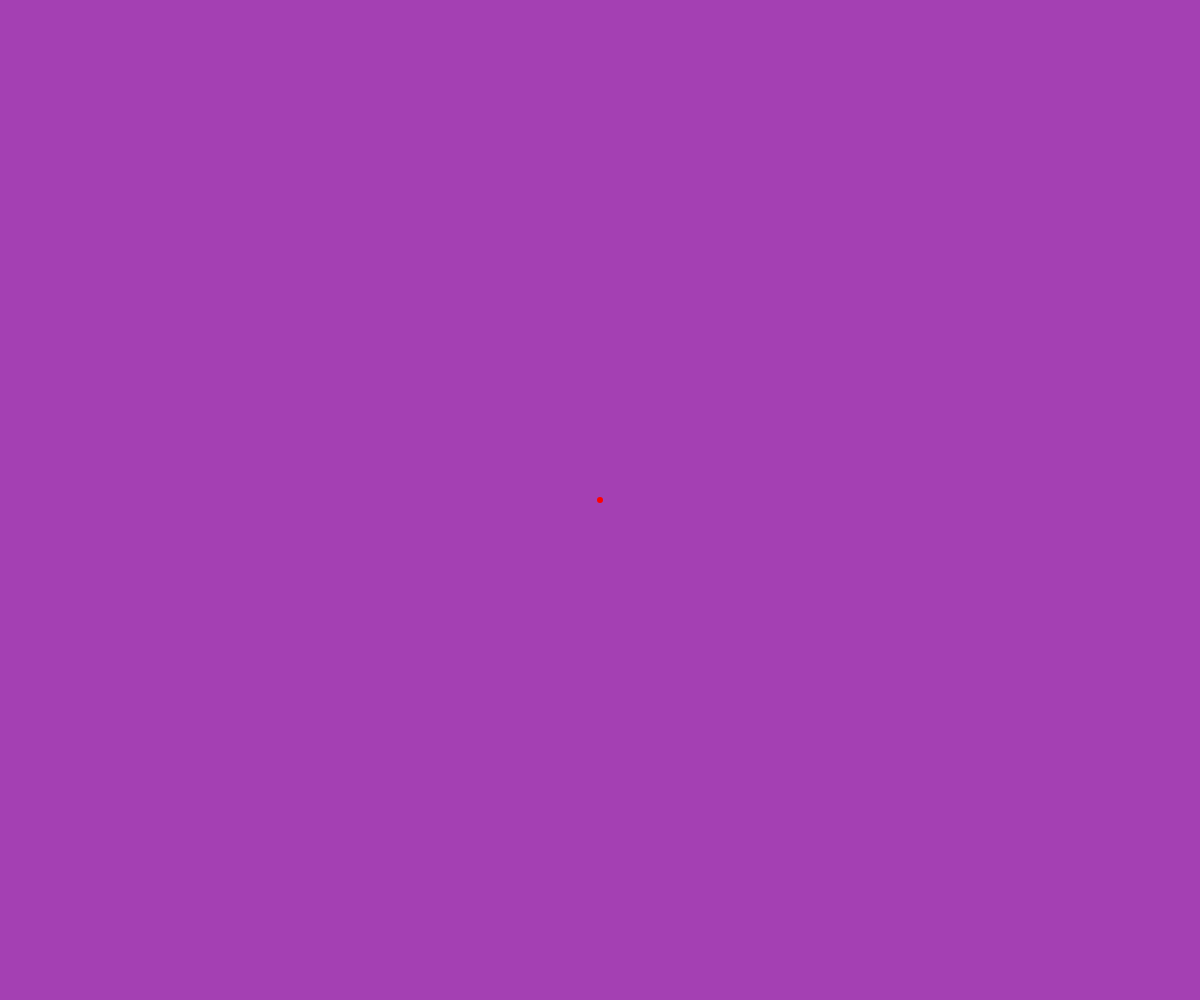
Frame 1 (no input)
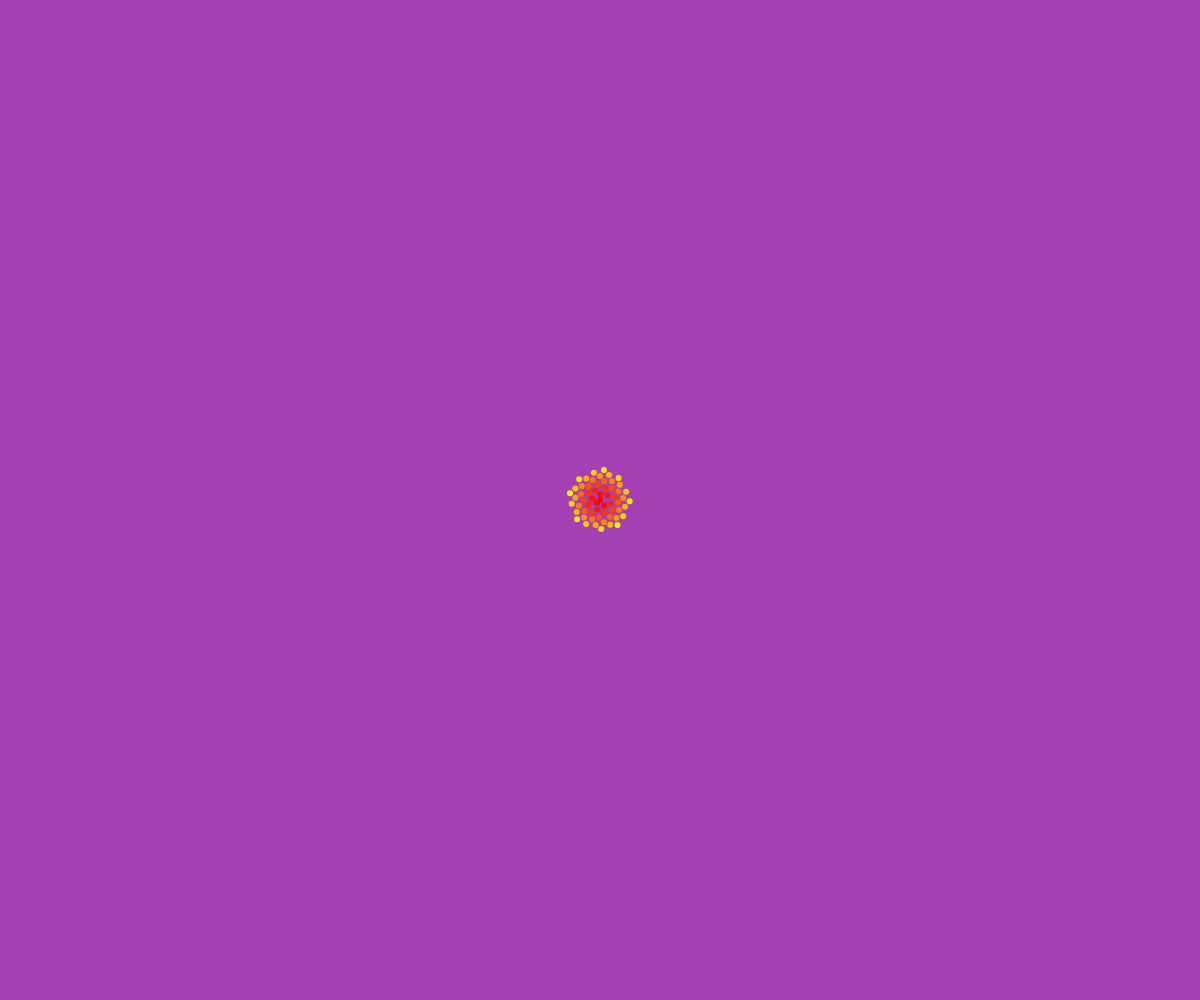
Frame 60 (no input)
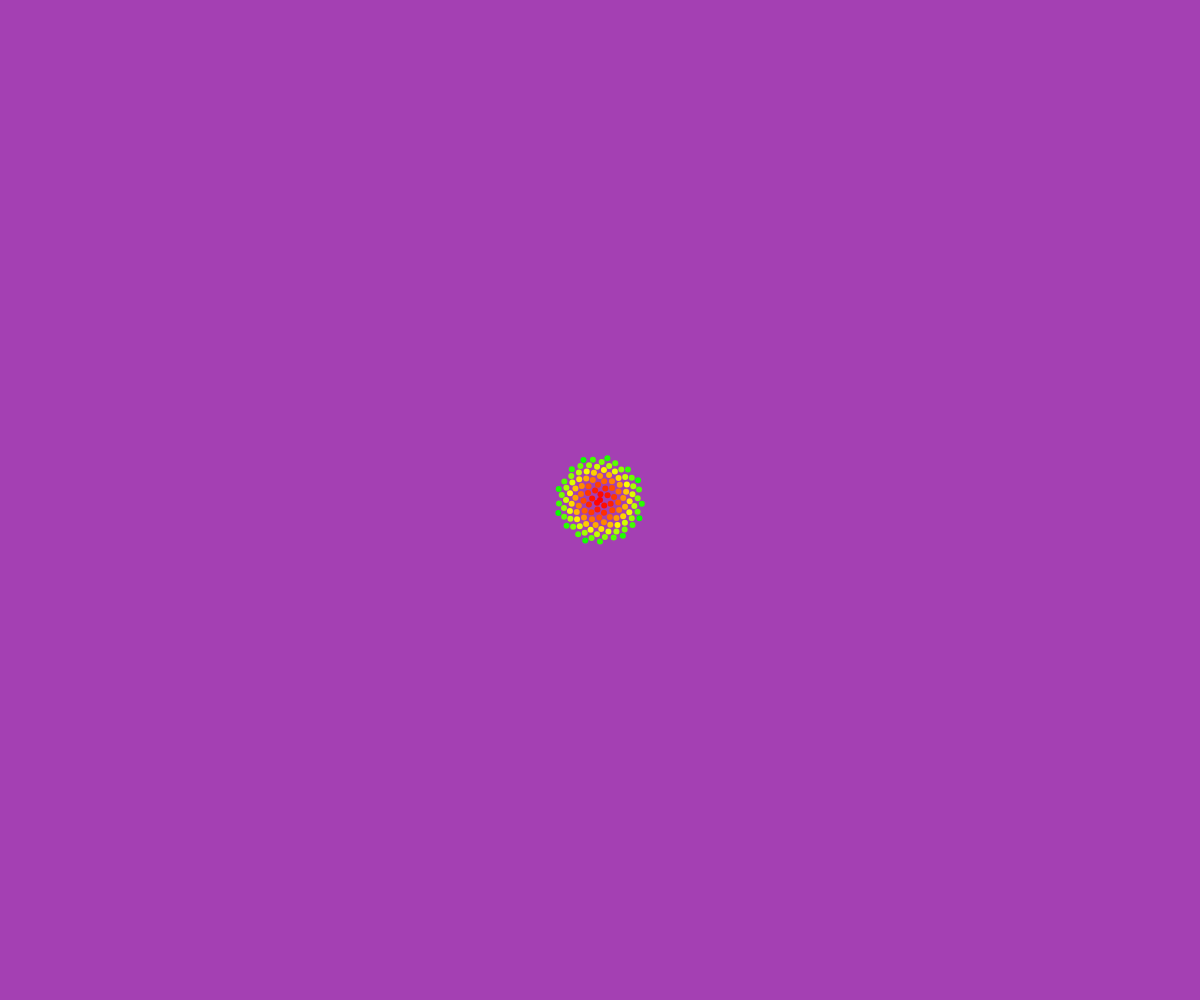
Frame 120 (the mouse pressed at the canvas centre since frame 60)

The p5.js sketch that drew these frames (run headless with seeded random() and noise() and a simulated clock; from frame 60 on, the mouse is pressed at the canvas centre):

// p5.js sketch
// ── sketch.js
n = 0
c = 4

function setup() {
  createCanvas(windowWidth, windowHeight)
  background(164,64,179)
  angleMode(DEGREES)
  colorMode(HSB)
}

function windowResized() {
  resizeCanvas(windowWidth, windowHeight);
}

function draw() {
  angle = n * 137.5
  r = c * n**0.5
  x = r * cos(angle)+width/2
  y = r * sin(angle)+height/2
  noStroke()
  fill(n%255,255,255)
  circle(x,y,6)
  point(x,y)

  n++

}
